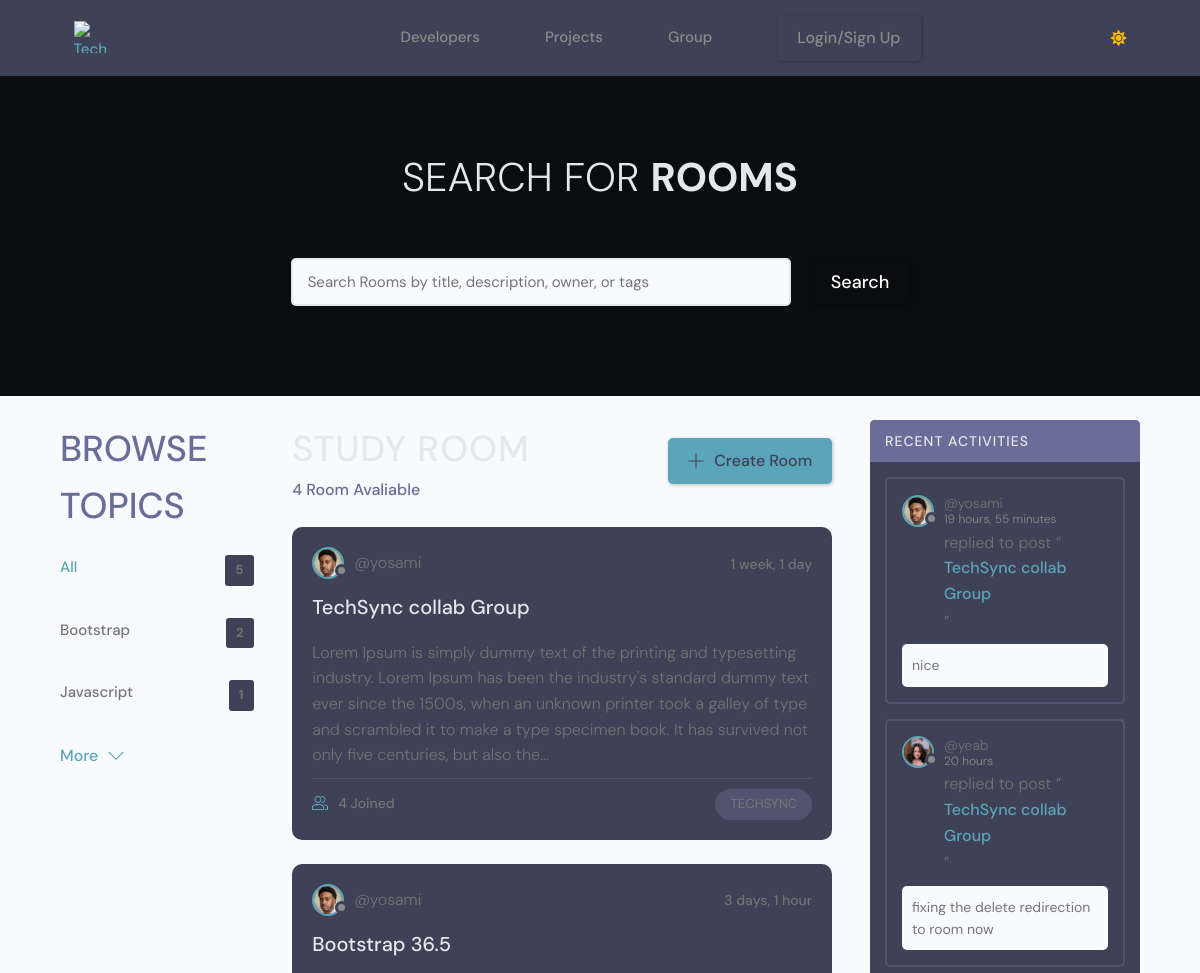
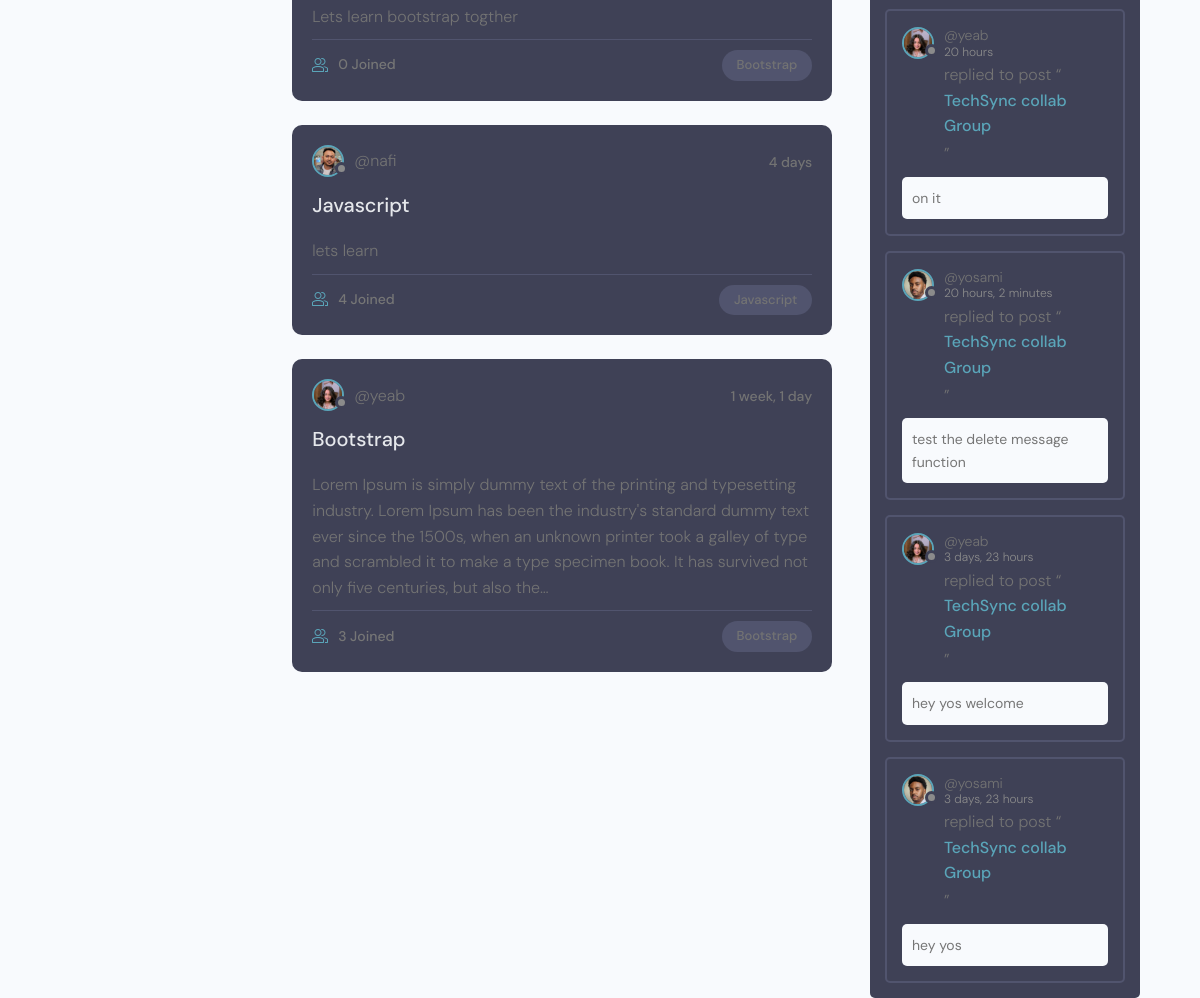
Page /group/ on the committed database (2 pictures, top to bottom).
### group/models.py (models this page shows, shortened)
class Topic(models.Model):
    name = models.CharField(max_length=200)

class Room(models.Model):
    id = models.UUIDField(default=uuid.uuid4, primary_key=True, unique=True, editable=False, )
    host = models.ForeignKey(User, on_delete=models.SET_NULL, null=True)
    topic = models.ForeignKey(Topic, on_delete=models.SET_NULL, null=True)
    name = models.CharField(max_length=200)
    description = models.TextField(null=True, blank=True)
    participants = models.ManyToManyField(
        User, related_name='participants', blank=True)
    updated = models.DateTimeField(auto_now=True)
    created = models.DateTimeField(auto_now_add=True)
    class Meta:
        ordering = ['-updated', '-created']
    def __str__(self):
        return self.name

class Message(models.Model):
    id = models.UUIDField(default=uuid.uuid4, primary_key=True, unique=True, editable=False, )
    user = models.ForeignKey(User, on_delete=models.CASCADE)
    room = models.ForeignKey(Room, on_delete=models.CASCADE)
    body = models.TextField()
    updated = models.DateTimeField(auto_now=True)
    created = models.DateTimeField(auto_now_add=True)
    class Meta:
        ordering = ['-updated', '-created']

### users/models.py (models this page shows, shortened)
class User(AbstractUser):
    email = models.EmailField(unique=True)
    is_recruiter = models.BooleanField(default=False)
    is_applicant = models.BooleanField(default=False)
    has_resume = models.BooleanField(default=False)
    has_company = models.BooleanField(default=False)

class Profile(models.Model):
    id = models.UUIDField(default=uuid.uuid4, primary_key=True, unique=True, editable=False, )
    user = models.OneToOneField(User, on_delete=models.CASCADE,null=True,blank=True)
    name = models.CharField(max_length=200, blank=True,null=True)
    username = models.CharField(max_length=200, blank=True,null=True,unique=True)
    headline = models.CharField(max_length=200, blank=True,null=True)
    about = models.TextField(blank=True, null=True)
    location = models.CharField(max_length=200, blank=True,null=True)
    profile_image = models.ImageField(null=True, blank=True,upload_to='profiles', default='default_profile.png')
    github_link = models.CharField(max_length=200, blank=True,null=True)
    twitter_link = models.CharField(max_length=200, blank=True,null=True)
    linkedin_link = models.CharField(max_length=200, blank=True,null=True)
    personal_link = models.CharField(max_length=200, blank=True,null=True)
    created_at = models.DateTimeField(auto_now_add=True)

### group/views.py (the view)
# urls.py: path('', views.home, name="home-group"),
def home(request):
    q = request.GET.get('q') if request.GET.get('q') != None else ''
    q = q.lower()  # convert query to lowercase
    rooms = Room.objects.annotate(
        lower_topic=Lower('topic__name'),
        lower_name=Lower('name'),
        lower_description=Lower('description')
    ).filter(
        Q(lower_topic__icontains=q) |
        Q(lower_name__icontains=q) |
        Q(lower_description__icontains=q)
    )
    topics = Topic.objects.all()[0:5]
    room_count = rooms.count()
    room_messages = Message.objects.filter(Q(room__topic__name__icontains=q))
    context = {
        'rooms': rooms,
        'topics': topics,
        'room_count': room_count,
        'room_messages': room_messages,
    }
    return render(request, 'group/home.html', context)

### templates/group/home.html (shortened to what this page needs)
{% extends "main/main.html" %}
{% block content%}
{% include "group/navbar.html" %}
    <main class="layout layout--3">
      <div class="container">
  {% include "group/topic_component.html" %}
        <div class="roomList">
          <div class="roomList__header">
            <div>
              <h2>Study Room</h2>
              <p>{{room_count}} Room Avaliable</p>
            </div>
            <a class="btn btn--main" href="{% url 'create-room' %}">
              <svg version="1.1" xmlns="http://www.w3.org/2000/svg" width="32" height="32" viewBox="0 0 32 32">
                <title>add</title>
                <path
                  d="M16.943 0.943h-1.885v14.115h-14.115v1.885h14.115v14.115h1.885v-14.115h14.115v-1.885h-14.115v-14.115z"
                ></path>
              </svg>
              Create Room
            </a>
          </div>
{% include "group/feed_component.html" %}
        </div>
{% include "group/activity_component.html" %}
      </div>
    </main>
{% endblock content %}

### templates/group/topic_component.html
<div class="topics">
    <div class="topics__header">
      <h2>Browse Topics</h2>
    </div>
    <ul class="topics__list">
      <li>
        <a href="{% url 'home-group'%}" class="active">All <span>{{topics.count}}</span></a>
      </li>
    {% for topic in topics %}
        {% if topic.room_set.all.count > 0 %}
        <li>
            <a href="{% url 'home-group'%}?q={{topic.name}}">{{topic.name}}<span>{{topic.room_set.all.count}}</span></a>
        </li>
        {% endif %}
      {% endfor %}
    </ul>
    <a class="btn btn--link" href="{% url 'topics'%}">
      More
      <svg version="1.1" xmlns="http://www.w3.org/2000/svg" width="32" height="32" viewBox="0 0 32 32">
        <title>chevron-down</title>
        <path d="M16 21l-13-13h-3l16 16 16-16h-3l-13 13z"></path>
      </svg>
    </a>
  </div>

### templates/group/feed_component.html (shortened to what this page needs)
{% for room in rooms %}
<div class="roomListRoom">
    <div class="roomListRoom__header">
      <a href="" class="roomListRoom__author">
        <div class="avatar avatar--small">
          <img src="{{room.host.profile.profile_image.url}}" />
        </div>
        <span>@{{room.host.username}}</span>
      </a>
      <div class="roomListRoom__actions">
        <span>{{room.created|timesince}}</span>
      </div>
    </div>
    <div class="roomListRoom__content">
      <a href="{% url 'room' room.id %}">{{room.name}}</a>
      <p>
        {{room.description|truncatechars:300}}
      </p>
    </div>
    <div class="roomListRoom__meta">
      <a href="{% url 'room' room.id %}" class="roomListRoom__joined">
        {{room.participants.all.count}} Joined
      </a>
      <p class="roomListRoom__topic">{{room.topic.name}}</p>
    </div>
  </div>
{% endfor %}

### templates/group/activity_component.html (shortened to what this page needs)
<div class="activities">
    <div class="activities__header">
      <h2>Recent Activities</h2>
    </div>
    {% for message in room_messages|slice:":6" %}
    <div class="activities__box">
      <div class="activities__boxHeader roomListRoom__header">
        <a href="{% url 'user-profile' message.user.profile.id %}" class="roomListRoom__author">
          <div class="avatar avatar--small">
            <img src="{{message.user.profile.profile_image.url}}" />
          </div>
          <p>
            @{{message.user}}
            <span> {{ message.created|timesince }}</span>
          </p>
        </a>
      </div>
      <div class="activities__boxContent">
        <p>replied to post “<a href="{% url 'room' message.room.id %}">{{message.room}}</a>”</p>
        <div class="activities__boxRoomContent">
          {{message.body|truncatechars:100}}
        </div>
      </div>
    </div>
    {% endfor %}
  </div>

### static/styles/langauge.css (style rules this page uses)
:root { --li4-color-primary-hsl: 250, 84%, 54%; --li4-color-bg-hsl: 0, 0%, 100%; --li4-color-contrast-high-hsl: 230, 7%, 23%; --li4-color-contrast-higher-hsl: 230, 13%, 9%; --li4-color-bg-light-hsl: 0, 0%, 100%; --li4-color-white-hsl: 0, 0%, 100%; --li4-color-bg-dark-hsl: 240, 4%, 95%; --li4-color-bg-lighter-hsl: 0, 0%, 100%; --li4-color-black-hsl: 230, 13%, 9%; --li4-space-3xs: 0.25rem; --li4-space-2xs: 0.375rem; --li4-space-xs: 0.5rem; --li4-space-sm: 0.75rem; }
@media (min-width: 64rem) { :root { --li4-space-3xs: 0.375rem; --li4-space-2xs: 0.5625rem; --li4-space-xs: 0.75rem; --li4-space-sm: 1.125rem; } }
:root { --picker-vertical-gap: 4px; }

### static/styles/app.css (style rules this page uses)
:root { --color-sub: #0b0c10; }
img { width: 100%; }

### static/uikit/styles/modules/_variables.css (style rules this page uses)
:root { --color-main: #5aa5b9; --color-main-light: #e6faff; --color-sub: #0b0c10; --color-sub-light: #51546e; --color-sub-lighter: #ededfd; --color-text: #737373; --color-gray: #8b8b8b; --color-light: #e5e7eb; --color-light-gray: #767676; --color-bg: #f8fafd; --color-white: #fffefd; --color-white-light: #f3f3f3; --color-success: #359e64; --color-success-bg: #def8e8; --color-error: #fc4b0b; --color-error-bg: #fff2ee; --font-base: 'Poppins', arial, helvetica, 'Segoe UI', roboto, ubuntu, sans-serif; --font-monospace: 'Fira Code', 'Courier New', courier, monospace; --font-regular: 300; --font-medium: 500; --font-bold: 700; --generic-shadow: 1px 1px 5px #00000010; --generic-transition: all 0.3s ease-in-out; }

### static/uikit/styles/modules/_base.css (style rules this page uses)
* { margin: 0; padding: 0; box-sizing: border-box; text-rendering: optimizeLegibility; color: inherit; font-size: inherit; }
html { font-size: 50%; }
@media only screen and (min-width: 480px) { html { font-size: 56.25%; } }
@media only screen and (min-width: 1200px) { html { font-size: 62.5%; } }
body { line-height: 1.6; font-weight: 400; font-size: 1.5rem; color: var(--color-text); background-color: var(--color-bg); min-height: 100vh; }

### static/uikit/styles/modules/_typography.css (style rules this page uses)
* { font-family: var(--font-base); }
h2 { font-size: 3.6rem; font-weight: var(--font-bold); }
p, span, strong { font-size: 1.6rem; color: var(--color-text); font-weight: var(--font-regular); }
a { padding-bottom: 2px; text-decoration: none; display: inline-block; color: var(--color-main); font-weight: var(--font-medium); }

### static/uikit/styles/modules/_utilities.css (style rules this page uses)
.container { width: 92%; max-width: 165rem; margin: 0 auto; box-sizing: border-box; }
@media screen and (min-width: 1000px) { .container { width: 90%; } }
@media screen and (min-width: 1200px) { .container { width: 80%; } }

### static/uikit/styles/modules/_avatar.css (style rules this page uses)
.avatar { border-radius: 50%; border: 2px solid var(--color-main); object-fit: cover; }

### static/uikit/styles/modules/_button.css (style rules this page uses)
.btn { display: inline-block; position: relative; cursor: pointer; background-color: var(--color-light); font-weight: var(--font-medium); color: var(--color-sub); text-decoration: none; padding: 1rem 2rem; border-radius: 0.5rem; border: none; width: -webkit-fit-content; width: -moz-fit-content; width: fit-content; height: -webkit-fit-content; height: -moz-fit-content; height: fit-content; font-size: 1.6rem; outline-width: 0; outline-color: transparent; -webkit-backface-visibility: hidden; backface-visibility: hidden; transition: all 0.3s ease-in-out; }
.btn--main { background-color: var(--color-main); color: var(--color-white); }

### static/uikit/styles/modules/_layout.css (style rules this page uses)
.layout { display: flex; flex-flow: row wrap; justify-content: space-between; }

### rows in the picture
Topic: name "Bootstrap", room_set.all.count "2"
Topic: name "Javascript", room_set.all.count "1"
Room: host.profile.profile_image (picture), host.username "yosami", created "1 week, 1 day", name "TechSync collab Group", description "Lorem Ipsum is simply dummy text of the printing and typesetting industry. Lorem Ipsum has been the industry's standard dummy text ever since the 1500s, when an unknown printer took a galley of type and scrambled it to make a type specimen book. It has survived not only five centuries, but also the…", participants.all.count "4", topic.name "TECHSYNC"
Room: host.profile.profile_image (picture), host.username "yosami", created "3 days, 1 hour", name "Bootstrap 36.5", description "Lets learn bootstrap togther", participants.all.count "0", topic.name "Bootstrap"
Room: host.profile.profile_image (picture), host.username "nafi", created "4 days", name "Javascript", description "lets learn", participants.all.count "4", topic.name "Javascript"
Room: host.profile.profile_image (picture), host.username "yeab", created "1 week, 1 day", name "Bootstrap", description "Lorem Ipsum is simply dummy text of the printing and typesetting industry. Lorem Ipsum has been the industry's standard dummy text ever since the 1500s, when an unknown printer took a galley of type and scrambled it to make a type specimen book. It has survived not only five centuries, but also the…", participants.all.count "3", topic.name "Bootstrap"
Message: user.profile.profile_image (picture), user "yosami", created "19 hours, 55 minutes", room "TechSync collab Group", body "nice"
Message: user.profile.profile_image (picture), user "yeab", created "20 hours", room "TechSync collab Group", body "fixing the delete redirection to room now"
Message: user.profile.profile_image (picture), user "yeab", created "20 hours", room "TechSync collab Group", body "on it"
Message: user.profile.profile_image (picture), user "yosami", created "20 hours, 2 minutes", room "TechSync collab Group", body "test the delete message function"
Message: user.profile.profile_image (picture), user "yeab", created "3 days, 23 hours", room "TechSync collab Group", body "hey yos welcome"
Message: user.profile.profile_image (picture), user "yosami", created "3 days, 23 hours", room "TechSync collab Group", body "hey yos"

### other values in the picture
{{ topics.count }} "5"
{{ room_count }} "4"
